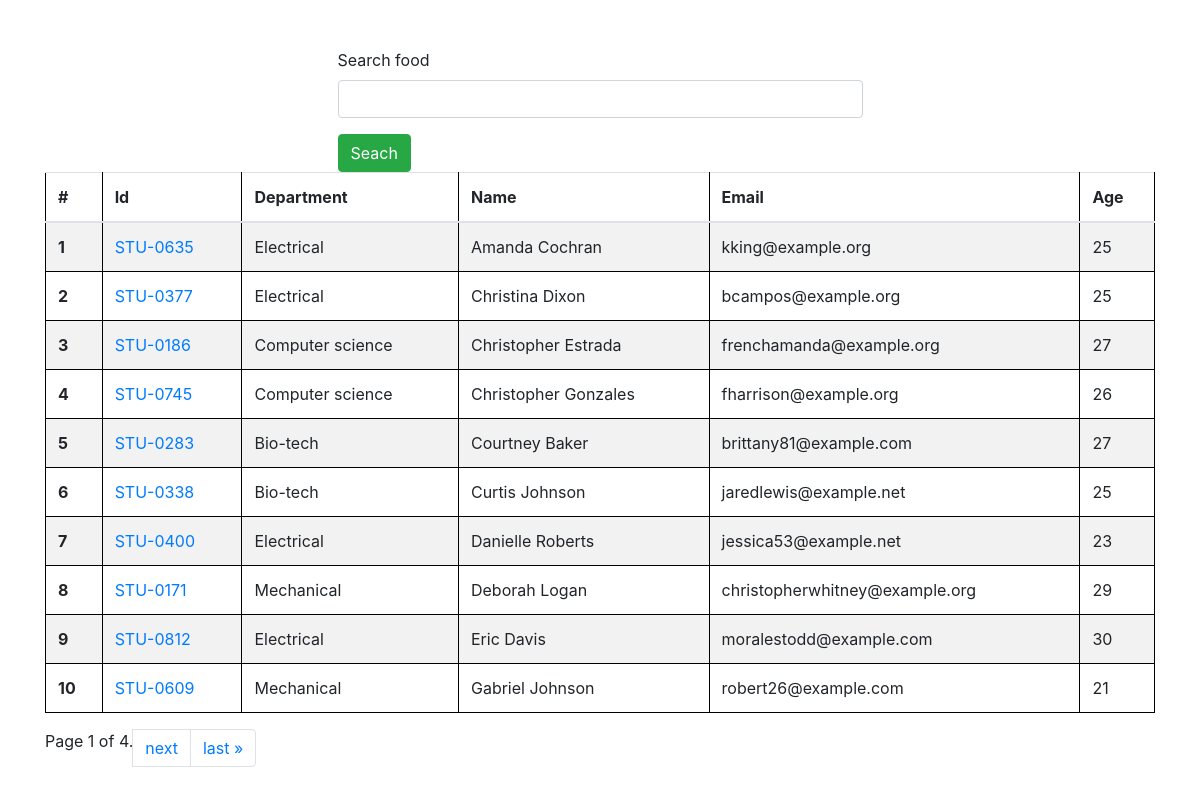
The page /students/ on the database its author committed.
### card/models.py (models this page shows, shortened)
class Student(models.Model):
    department = models.ForeignKey(
        Department, related_name='depart', on_delete=models.CASCADE)
    student_id = models.OneToOneField(
        StudentID, related_name='studentid', on_delete=models.CASCADE)
    student_name = models.CharField(max_length=100)
    student_email = models.EmailField(unique=True)
    student_age = models.IntegerField(default=19)
    student_address = models.TextField()
    class Meta:
        ordering = ['student_name']
        verbose_name = 'student'

class StudentID(models.Model):
    student_id = models.CharField(max_length=100)

class Department(models.Model):
    department = models.CharField(max_length=100)
    class Meta:
        ordering: ['department']

### card/views.py (the view, shortened to what this page needs)
# urls.py: path('students/', get_students, name='students'),
def get_students(request):
    queryset = Student.objects.all()
    paginator = Paginator(queryset, 10)  # Show 10 contacts per page.
    page_number = request.GET.get("page", 1)
    page_obj = paginator.get_page(page_number)
    return render(request, 'report/students.html', context={'students': page_obj})

### card/templates/report/students.html (shortened to what this page needs)
{% extends 'base.html' %} {%block start%}
<div class="container mt-5">
  <div class="mx-auto col-6">
    <form action="">
      <div class="mb-3">
        <label for="search">Search food</label>
        <input required="text" name="search" class="form-control" id="search" />
      </div>
      <button type="submit" class="btn btn-success">Seach</button>
    </form>
  </div>
  <table class="table table-striped">
    <thead>
      <tr>
        <th scope="col">#</th>
        <th scope="col">Id</th>
        <th scope="col">Department</th>
        <th scope="col">Name</th>
        <th scope="col">Email</th>
        <th scope="col">Age</th>
      </tr>
    </thead>
    <tbody>
      {% for student in students%}
      <tr>
        <th scope="row">{{forloop.counter}}</th>
        <td>
          <a href="/marks/{{student.student_id.student_id}}"
            >{{student.student_id.student_id}}</a
          >
        </td>
        <td>{{student.department.department}}</td>
        <td>{{student.student_name}}</td>
        <td>{{student.student_email}}</td>
        <td>{{student.student_age}}</td>
      </tr>
      {% endfor %}
    </tbody>
  </table>
  <div class="pagination">
    <nav aria-label="Page navigation example">
      <ul class="pagination">
        <span class="current">
          Page {{ students.number }} of {{ students.paginator.num_pages }}.
        </span>
        {% if students.has_next %}
        <li class="page-item">
          <a class="page-link" href="?page={{ students.next_page_number }}"
            >next</a
          >
        </li>
        <li class="page-item">
          <a class="page-link" href="?page={{ students.paginator.num_pages }}"
            >last &raquo;</a
          >
        </li>
        {% endif %}
      </ul>
    </nav>
  </div>
</div>
{% endblock %}

### card/templates/base.html (shortened to what this page needs)
<!DOCTYPE html>
<html lang="en">
  <head>
    <link
      rel="stylesheet"
      href="https://cdn.jsdelivr.net/npm/bootstrap@4.0.0/dist/css/bootstrap.min.css"
    />
  </head>
  <body>
    {%block start%} {%endblock%}
  </body>
</html>

### card/templates/base.html (style rules this page uses)
table, th, td { border: 1px solid black; }

### rows shown on the page
Student: student_id.student_id "STU-0635", department.department "Electrical", student_name "Amanda Cochran", student_email "kking@example.org", student_age "25"
Student: student_id.student_id "STU-0377", department.department "Electrical", student_name "Christina Dixon", student_email "bcampos@example.org", student_age "25"
Student: student_id.student_id "STU-0186", department.department "Computer science", student_name "Christopher Estrada", student_email "frenchamanda@example.org", student_age "27"
Student: student_id.student_id "STU-0745", department.department "Computer science", student_name "Christopher Gonzales", student_email "fharrison@example.org", student_age "26"
Student: student_id.student_id "STU-0283", department.department "Bio-tech", student_name "Courtney Baker", student_email "brittany81@example.com", student_age "27"
Student: student_id.student_id "STU-0338", department.department "Bio-tech", student_name "Curtis Johnson", student_email "jaredlewis@example.net", student_age "25"
Student: student_id.student_id "STU-0400", department.department "Electrical", student_name "Danielle Roberts", student_email "jessica53@example.net", student_age "23"
Student: student_id.student_id "STU-0171", department.department "Mechanical", student_name "Deborah Logan", student_email "christopherwhitney@example.org", student_age "29"
Student: student_id.student_id "STU-0812", department.department "Electrical", student_name "Eric Davis", student_email "moralestodd@example.com", student_age "30"
Student: student_id.student_id "STU-0609", department.department "Mechanical", student_name "Gabriel Johnson", student_email "robert26@example.com", student_age "21"

### other values the page prints
{{ students.number }} "1"
{{ students.paginator.num_pages }} "4"
